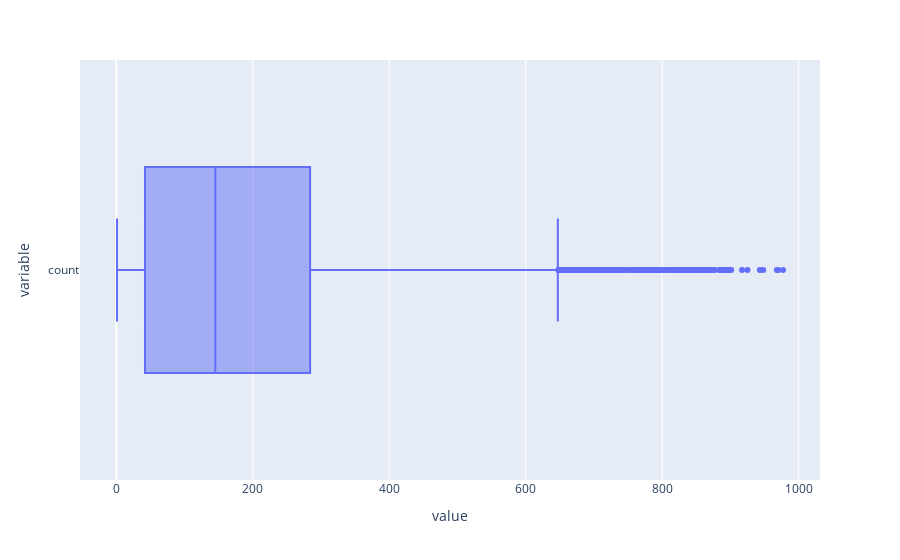

The notebook cell this image was saved under:
### Code cell
fig = px.box(df, x=["count"])
fig.show()

### Figure 1 — Plotly figure (JSON) as saved in the notebook; plotly's stock layout.template omitted (floating-point values rounded to 4 significant figures; data arrays with more than 128 entries replaced by an {"elided": "..."} marker saying what was removed)
{"data": [{"alignmentgroup": "True", "hovertemplate": "value=%{x}<br>variable=%{y}<extra></extra>", "legendgroup": "", "marker": {"color": "#636efa"}, "name": "", "notched": false, "offsetgroup": "", "orientation": "h", "showlegend": false, "type": "box", "x": {"elided": "10886 int values"}, "x0": " ", "xaxis": "x", "y": {"elided": "10886 str values"}, "y0": " ", "yaxis": "y"}], "layout": {"boxmode": "group", "legend": {"tracegroupgap": 0}, "margin": {"t": 60}, "xaxis": {"anchor": "y", "domain": [0, 1], "title": {"text": "value"}}, "yaxis": {"anchor": "x", "domain": [0, 1], "title": {"text": "variable"}}}}
